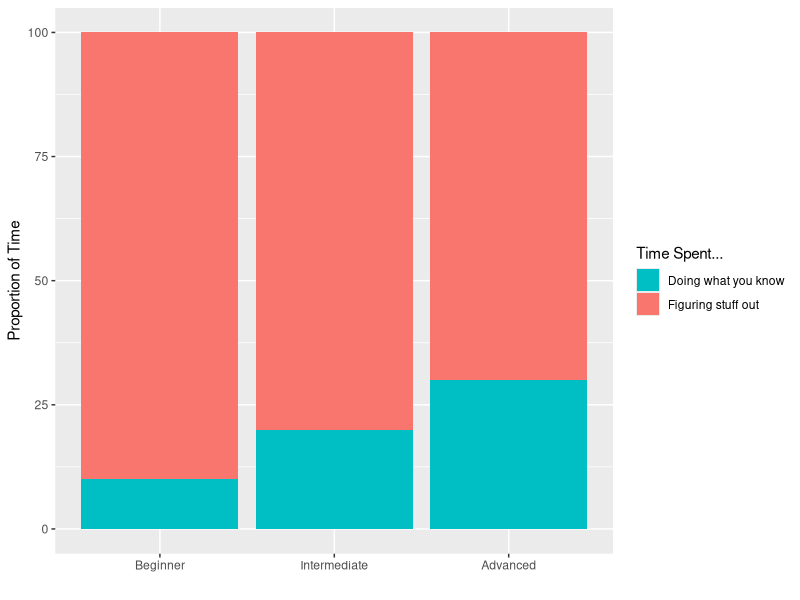

Reproduce this figure in R.
## ---- chunk 1
knitr::opts_chunk$set(echo = FALSE)
library(dplyr)
library(ggplot2)
library(tidyr)
## ---- chunk 2
Level <- c("Beginner", "Intermediate", "Advanced")
FigOut <- c(90, 80, 70)
Know <- c(10, 20, 30)
TimePlot <- data.frame(Level, FigOut, Know)
TimePlot <- gather(TimePlot, Task, Prop, 2:3)
TimePlot$Level <- factor(TimePlot$Level, levels = c("Beginner", "Intermediate", "Advanced"), ordered = TRUE)
ggplot(TimePlot, aes(Level, Prop, fill = Task)) + 
	geom_bar(stat = "identity") + 
	scale_fill_discrete(name="Time Spent...",
                         breaks=c("Know", "FigOut"),
                         labels=c("Doing what you know", "Figuring stuff out")) + 
	scale_x_discrete(name="") +
     scale_y_continuous(name="Proportion of Time")
